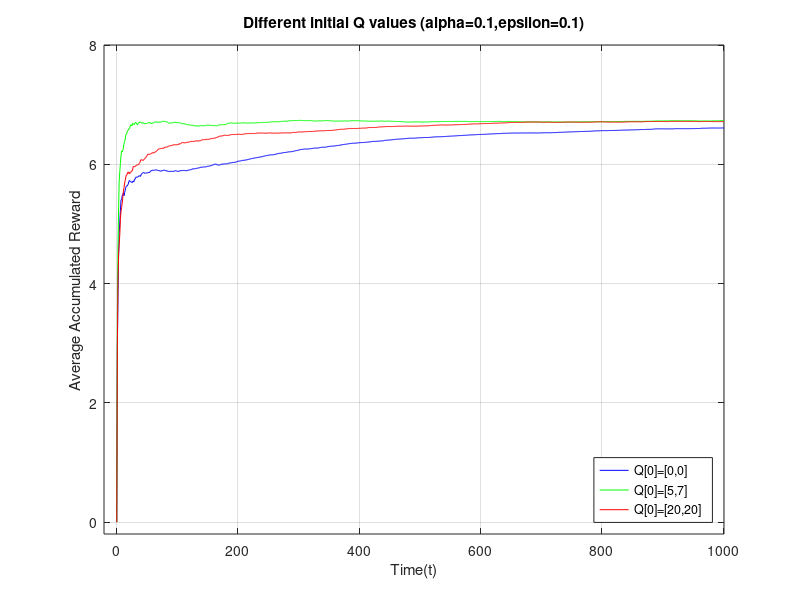

Recreate this plot in MATLAB.

% (b)
alpha = 0.1;
epsilon=0.1;
Q=zeros(3,100,1001,2);
Q(2,:,1,1)=5;
Q(2,:,1,2)=7;
Q(3,:,1,1)=20;
Q(3,:,1,2)=20;
R=zeros(3,100,1001);
for n=1:3
    for i=1:100
        for k=1:1000
            if rand(1)<epsilon
                if rand(1)<0.5
                    action=1;
                else
                    action=2;
                end
            else
                if Q(n,i,k,1)>Q(n,i,k,2)
                    action=1;
                elseif Q(n,i,k,1)<Q(n,i,k,2)
                    action=2;
                else
                    if rand(1)<0.5
                        action=1;
                    else
                        action=2;
                    end
                end
            end
            if action==1
                reward = sqrt(10).*randn(1) + 5;
                Q(n,i,k+1,1) = Q(n,i,k,1) + alpha * (reward - Q(n,i,k,1));
                Q(n,i,k+1,2) = Q(n,i,k,2);
            else
                if rand(1)>0.5
                    reward = sqrt(15).*randn(1) + 10;
                else
                    reward = sqrt(10).*randn(1) + 4;
                end
                Q(n,i,k+1,1) = Q(n,i,k,1);
                Q(n,i,k+1,2) = Q(n,i,k,2) + alpha * (reward - Q(n,i,k,2));
            end
            R(n,i,k+1)=reward;
        end
    end
end
R_acc=R;
for k=1:1001
    R_acc(:,:,k)=sum(R(:,:,1:k),3)./k;
end
R_acc=sum(R_acc,2)./100;

Q=sum(Q,2)./100;

save('project_1_b_R.mat','R');
save('project_1_b_Q.mat','Q');

figure(1),plot(1:1001,squeeze(R_acc(1,1,:)),'-b')
hold on
figure(1),plot(1:1001,squeeze(R_acc(2,1,:)),'-g')
hold on
figure(1),plot(1:1001,squeeze(R_acc(3,1,:)),'-r')
hold on
figure(1),axis([-20,1001,-0.2,8])
% figure(1),axis([-20,1001,-0.2,7])
grid on
legend({'Q[0]=[0,0]','Q[0]=[5,7]','Q[0]=[20,20]'},'Location','southeast')
title('Different initial Q values (alpha=0.1,epsilon=0.1)')
xlabel('Time(t)')
ylabel('Average Accumulated Reward')
